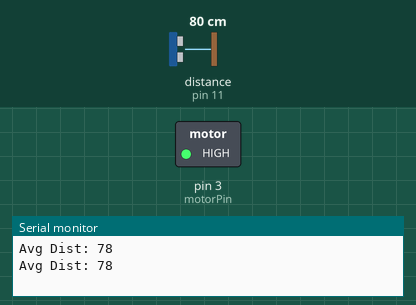
The sketch below on a simulated Arduino Uno, built with avr-gcc and run on an emulated ATmega328P. On the bench: switched loads named in the sketch (green lamp = pin HIGH), the last lines printed to the serial monitor. Wiring (inferred from the names in the program): ultrasonic range finder: trigger pin 9; echo pin 11. Dashed ring = blinking. The inputs (shaded band) are chosen by the test bench; at power-on: distance to the obstacle (sensor on pin 11) 80 cm. The echo pulse lasts 58.3 µs per cm; pins used as bus, display or sensor lines are not drawn.

Above: at 1.2 s.
1.3 s: distance to the obstacle (sensor on pin 11) set to 99 cm
3.1 s: distance to the obstacle (sensor on pin 11) set to 106 cm
At 4.1 s:
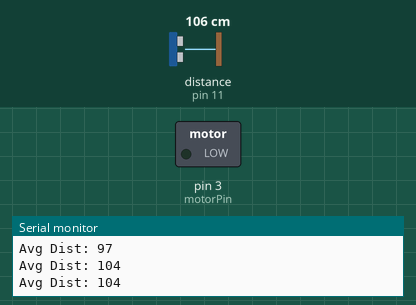
4.6 s: distance to the obstacle (sensor on pin 11) set to 2 cm
At 7.5 s:
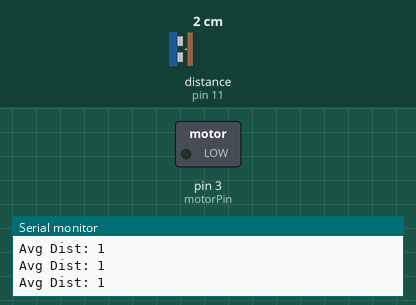
7.6 s: distance to the obstacle (sensor on pin 11) set to 120 cm
At 8.6 s:
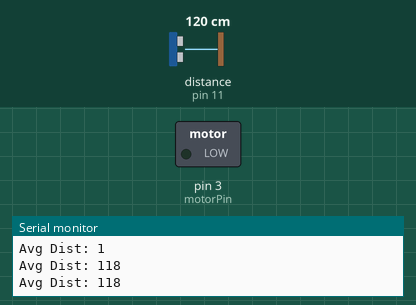
Timing chart, 0 to 10.1 s (numbered marks = the images above; inputs shaded):
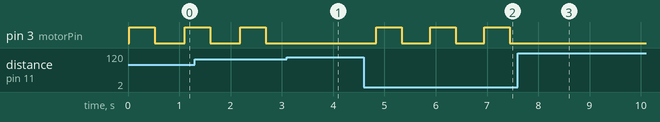

The sketch:

UltrasonicVib.ino
```cpp
// defines pins numbers
const int trigPin = 9;
const int echoPin = 11;
// defines variables
long duration;
int distance;
const int motorPin = 3;
int AvgDist;
int toAvg = 0;
int trigDist = 100; //distance at which we turn on the vibration motor


void setup() {
  // put your setup code here, to run once:
pinMode(trigPin, OUTPUT); // Sets the trigPin as an Output
pinMode(echoPin, INPUT); // Sets the echoPin as an Input
pinMode(motorPin, OUTPUT);
Serial.begin(9600); // Starts the serial communication
}

void loop() {
   toAvg = 0;
  // put your main code here, to run repeatedly:
for (int i = 0; i < 5; i = i + 1){
// Clears the trigPin

digitalWrite(trigPin, LOW);
delayMicroseconds(2);

// Sets the trigPin on HIGH state for 10 micro seconds
digitalWrite(trigPin, HIGH);
delayMicroseconds(10);
digitalWrite(trigPin, LOW);

// Reads the echoPin, returns the sound wave travel time in microseconds
duration = pulseIn(echoPin, HIGH);

// Calculating the distance in cm
distance= duration*0.034/2;
if (distance >400){
  distance = 0;
}
toAvg = toAvg + distance;

// Prints the distance on the Serial Monitor
//Serial.print("Distance (cm): ");
//Serial.println(distance);
}
AvgDist = toAvg/5;
Serial.print("Avg Dist: ");
Serial.println(AvgDist);


//vibrate motor if distance is close
if (AvgDist < trigDist) {
  digitalWrite(motorPin, HIGH);
  delay(500);
  digitalWrite(motorPin, LOW);
  delay(50);
}
delay(500);
}
```

Measured:
- the behaviour switches between 101 and 102 cm on distance to the obstacle (sensor on pin 11) (found by bisection; images 0 and 1)
- after the input at 3.1 s, pin 3 (motorPin): stays LOW (without the input it goes to HIGH after 0.17 s)
- after the input at 4.6 s, pin 3 (motorPin): alternates HIGH for 0.50 s and LOW for 0.55 s, starting after 0.24 s
- after the input at 7.6 s, pin 3 (motorPin): stops changing and stays LOW
